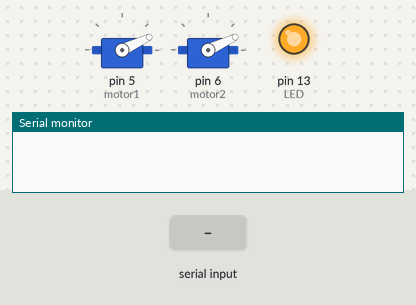
Bench run of a sketch on a simulated Arduino Uno, built with avr-gcc and run on an emulated ATmega328P. Shown: 2 × servo, output pins drawn as LEDs (lit = HIGH), the last lines printed to the serial monitor. Inputs (shaded band) come from the test bench.

Above: at 3.2 s.
3.3 s: "B" received over Serial
At 4.3 s:
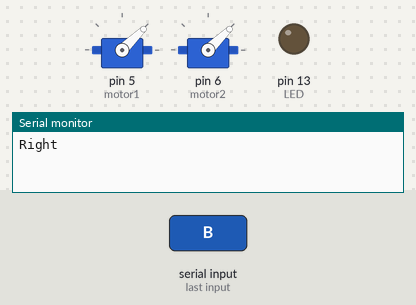
4.8 s: "L" received over Serial
At 5.4 s:
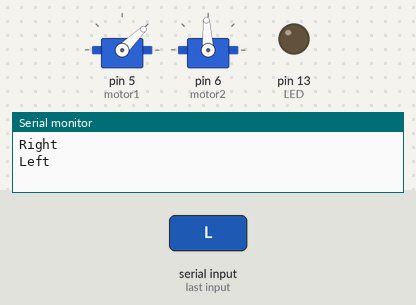
6.3 s: "F" received over Serial
At 6.6 s:
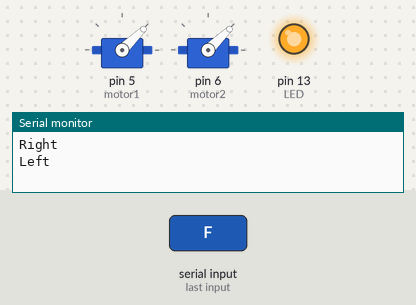
7.8 s: "R" received over Serial
At 8.9 s:
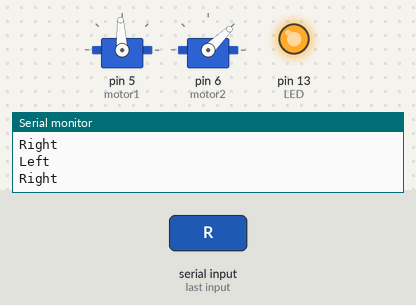
Timing chart, 0 to 10.3 s (numbered marks = the images above; inputs shaded):
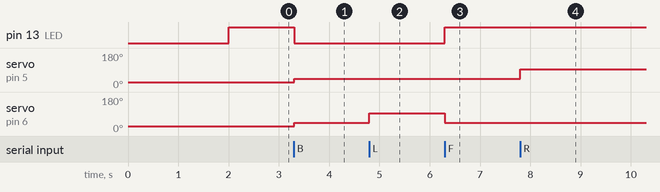

Measured:
- after the input at 3.3 s, pin 13 (LED): HIGH → LOW at once; servo on pin 5 (motor1), servo on pin 6 (motor2): 25° → 44° at once
- after the input at 4.8 s, servo on pin 6 (motor2): 44° → 93° at once
- after the input at 6.3 s, pin 13 (LED): LOW → HIGH at once; servo on pin 6 (motor2): 93° → 44° at once
- after the input at 7.8 s, servo on pin 5 (motor1): 44° → 93° at once

The sketch:

motor_main.ino
```cpp
#include <Servo.h>
 Servo motor1;
 Servo motor2;
int left; //для напрвления моторами влево
int right;//для напрвления моторами вправо
int val;
int LED = 13;
void setup()
{

   motor1.attach(5);
   motor2.attach(6);
   motor1.writeMicroseconds(800); //готовим мотор к работе
   motor2.writeMicroseconds(800); //готовим мотор к работе
   delay(2000);


  Serial.begin(9600);
  pinMode(LED, OUTPUT);
  digitalWrite(LED, HIGH);
}

void loop()
{

  if (Serial.available())
  {
    val = Serial.read();


    if (val == 'F')//вперёд
    {
      motor1.writeMicroseconds(1000);
      motor2.writeMicroseconds(1000);
      digitalWrite(LED, HIGH);
    }


    if ( val == 'B')//назад
    {
      motor1.writeMicroseconds(1000);
      motor2.writeMicroseconds(1000);
      Serial.println("Right");
      digitalWrite(LED, LOW);
    }


    if ( val == 'L')//лево
    {
      motor1.writeMicroseconds(1000);
      motor2.writeMicroseconds(1500);
      Serial.println("Left");

      digitalWrite(LED, LOW);
    }


    if ( val == 'R')//вправо
    {
      motor1.writeMicroseconds(1500);
      motor2.writeMicroseconds(1000);
      Serial.print("Right");
    }


    if ( val == 'B')//назад
    {
      digitalWrite(LED, LOW);


    }
  }
}
```
